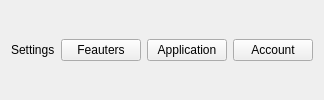
               <widget class="QWidget" name="settingsBar" native="true">
                <property name="styleSheet">
                 <string notr="true">QPushButton:hover{
	background-color: #2a2e36;
}</string>
                </property>
                <layout class="QHBoxLayout" name="horizontalLayout_8">
                 <item>
                  <widget class="QLabel" name="settingsTitle">
                   <property name="text">
                    <string>Settings</string>
                   </property>
                  </widget>
                 </item>
                 <item>
                  <widget class="QPushButton" name="feautersBtn">
                   <property name="sizePolicy">
                    <sizepolicy hsizetype="Maximum" vsizetype="Fixed">
                     <horstretch>0</horstretch>
                     <verstretch>0</verstretch>
                    </sizepolicy>
                   </property>
                   <property name="cursor">
                    <cursorShape>PointingHandCursor</cursorShape>
                   </property>
                   <property name="text">
                    <string>Feauters</string>
                   </property>
                  </widget>
                 </item>
                 <item>
                  <widget class="QPushButton" name="appBtn">
                   <property name="sizePolicy">
                    <sizepolicy hsizetype="Maximum" vsizetype="Fixed">
                     <horstretch>0</horstretch>
                     <verstretch>0</verstretch>
                    </sizepolicy>
                   </property>
                   <property name="cursor">
                    <cursorShape>PointingHandCursor</cursorShape>
                   </property>
                   <property name="text">
                    <string>Application</string>
                   </property>
                  </widget>
                 </item>
                 <item>
                  <widget class="QPushButton" name="accountBtn">
                   <property name="sizePolicy">
                    <sizepolicy hsizetype="Maximum" vsizetype="Fixed">
                     <horstretch>0</horstretch>
                     <verstretch>0</verstretch>
                    </sizepolicy>
                   </property>
                   <property name="cursor">
                    <cursorShape>PointingHandCursor</cursorShape>
                   </property>
                   <property name="styleSheet">
                    <string notr="true"/>
                   </property>
                   <property name="text">
                    <string>Account</string>
                   </property>
                  </widget>
                 </item>
                </layout>
               </widget>
